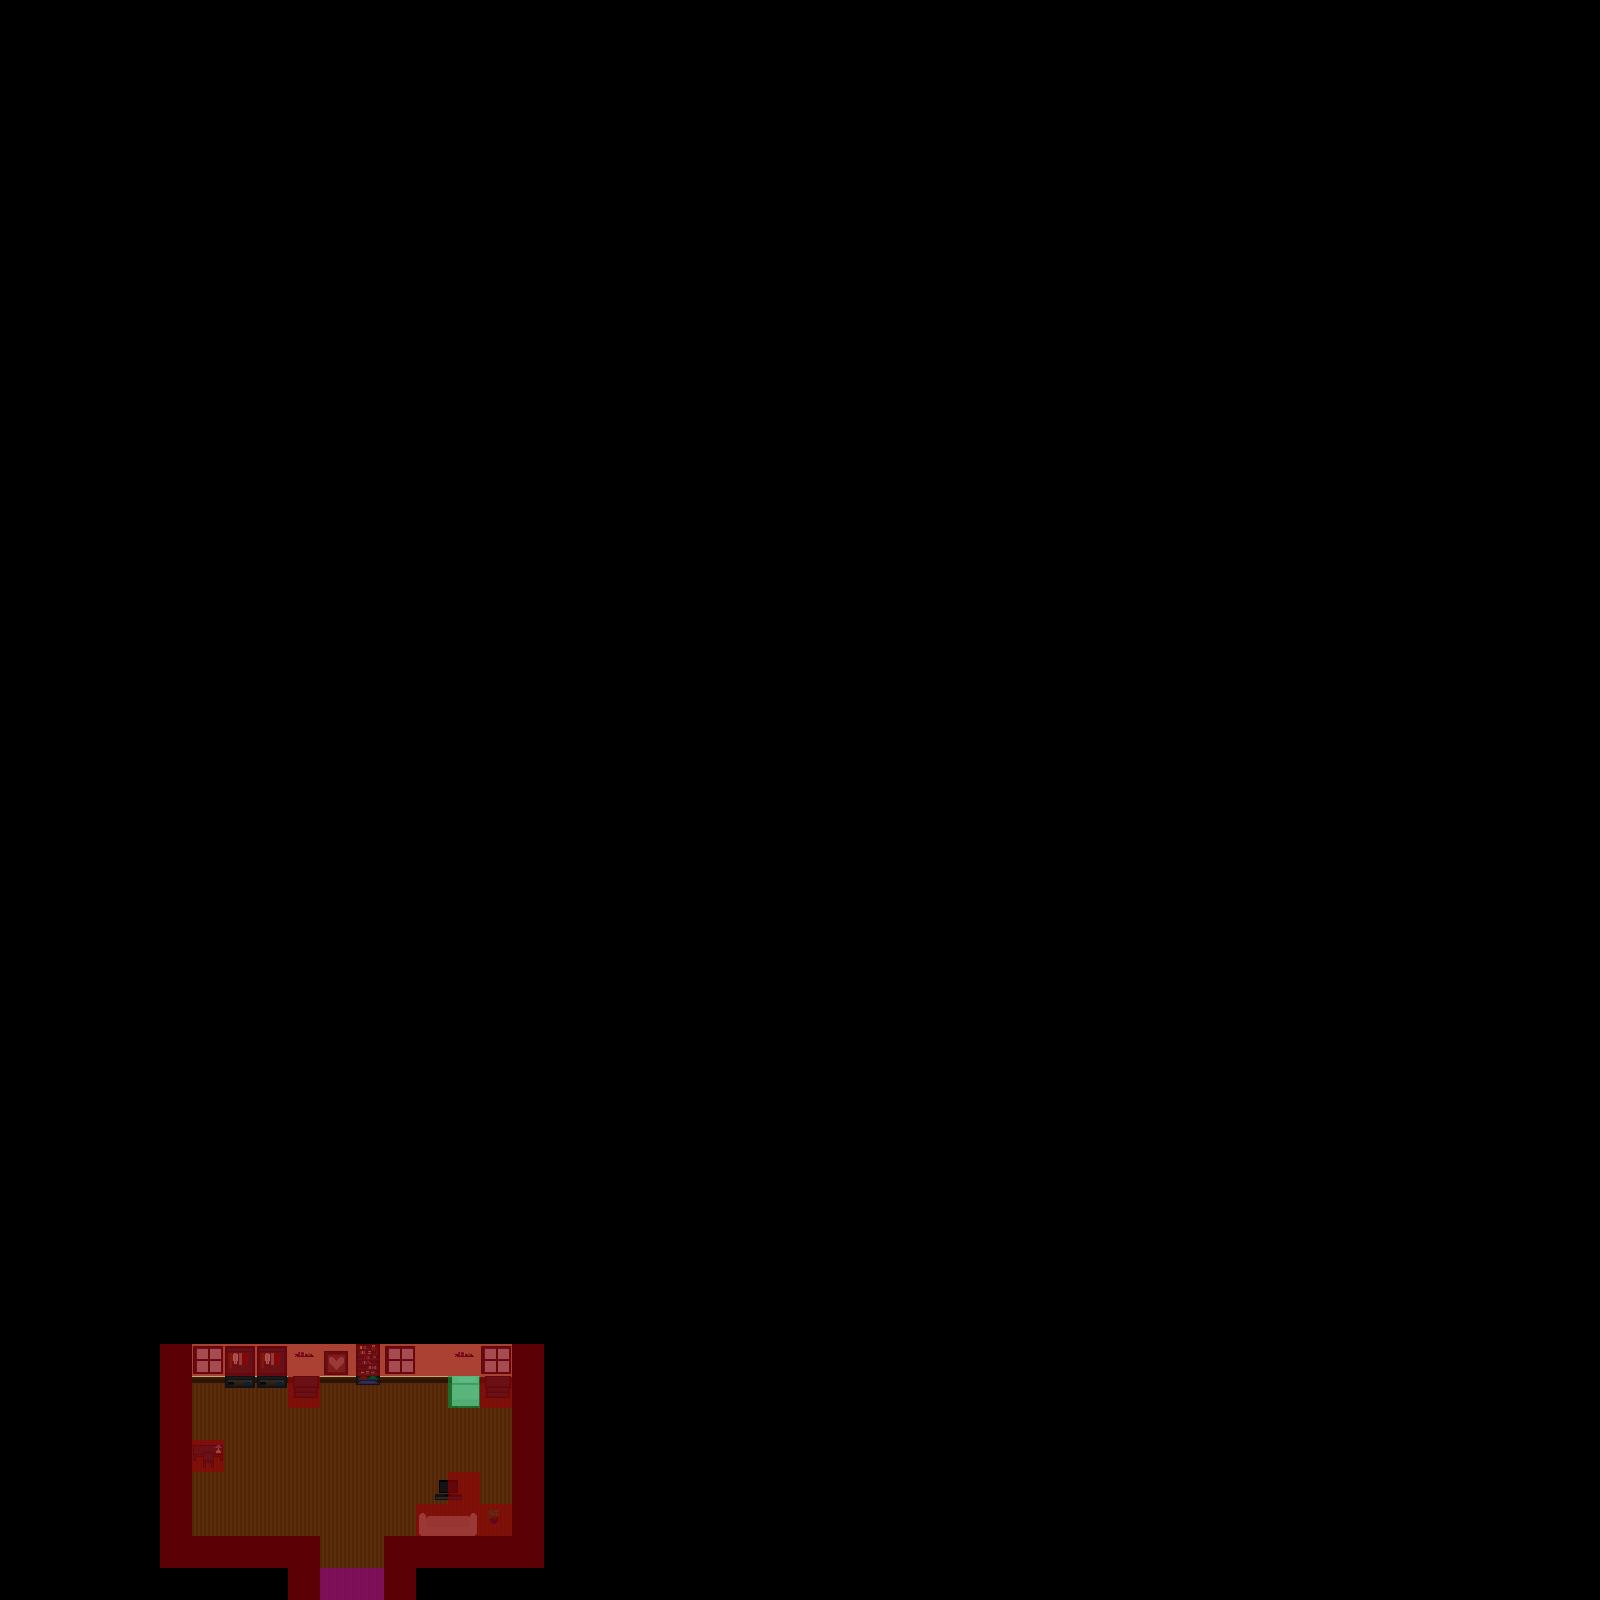

This is a level from a 2D game, rendered from its Tiled map with the project's own tilesets. A one-line summary and the map file follow, with tile-layer data summarised:
An orthogonal 50x50 tile map with 32x32 px tiles, 2 tile layers (background, Meta), 2 tilesets and 1 object (SpawnPoint).

<map version="1.0" orientation="orthogonal" width="50" height="50" tilewidth="32" tileheight="32">
 <tileset firstgid="1" name="Home2" tilewidth="32" tileheight="32">
  <image source="Home2.png" width="320" height="320" />
 </tileset>
 <tileset firstgid="101" name="meta-tiles" tilewidth="32" tileheight="32">
  <image source="meta-tiles.png" width="320" height="320" />
  <tile id="0">
   <properties>
    <property name="sleep" value="True" />
   </properties>
  </tile>
  <tile id="1">
   <properties>
    <property name="Collidable" value="True" />
   </properties>
  </tile>
  <tile id="2">
   <properties>
    <property name="OutHome2" value="True" />
   </properties>
  </tile>
 </tileset>
 <layer name="background" width="50" height="50">
  <data>[2500 cells, 64 non-empty, 18 distinct tile ids]</data>
 </layer>
 <layer name="Meta" width="50" height="50" opacity="0.61">
  <data>[2500 cells, 44 non-empty, 3 distinct tile ids]</data>
 </layer>
 <objectgroup name="Objects" width="50" height="50">
  <object name="SpawnPoint" x="336" y="1552">
   <properties>
    <property name="playerSpawn" value="" />
   </properties>
  </object>
 </objectgroup>
</map>
